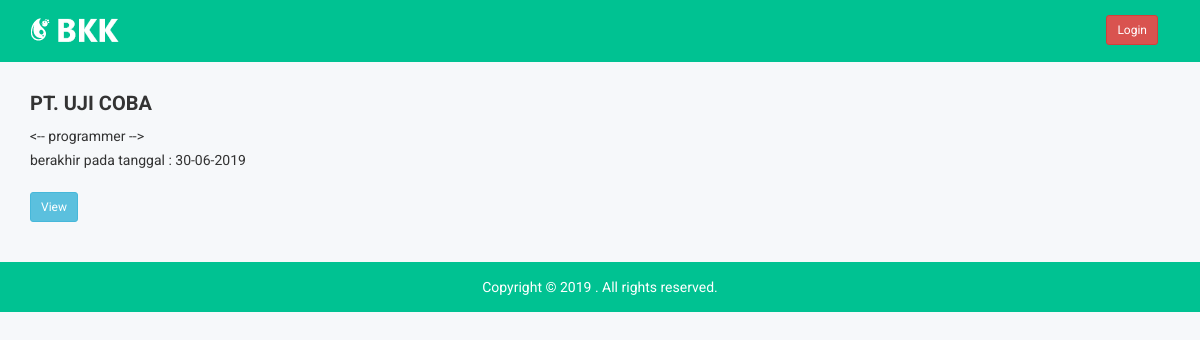
Before: / with the older database file.
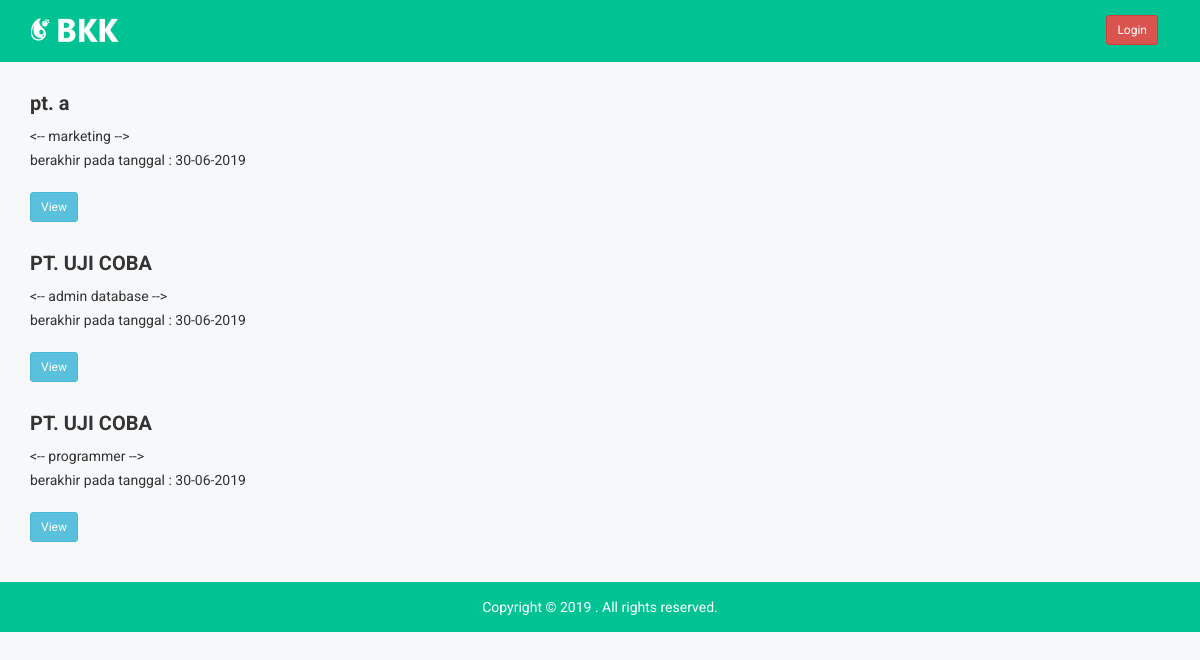
After: the same page with the newer database file.
### tables this page shows
CREATE TABLE `loker` (
  `id_loker` int(11) NOT NULL,
  `posisi` varchar(100) DEFAULT NULL,
  `nama_perusahaan` varchar(100) DEFAULT NULL,
  `isi` mediumtext,
  `tanggal_ex` datetime DEFAULT NULL,
  PRIMARY KEY (`id_loker`)
);

### index.php (the view, shortened to what this page needs)
<!doctype html>
<html class="no-js" lang="">
<head>
    <link rel="stylesheet" href="css/bootstrap.min.css">
    <link rel="stylesheet" href="css/font-awesome.min.css">
    <link rel="stylesheet" href="css/owl.carousel.css">
    <link rel="stylesheet" href="css/owl.theme.css">
    <link rel="stylesheet" href="css/owl.transitions.css">
    <link rel="stylesheet" href="css/meanmenu/meanmenu.min.css">
    <link rel="stylesheet" href="css/animate.css">
    <link rel="stylesheet" href="css/normalize.css">
    <link rel="stylesheet" href="css/scrollbar/jquery.mCustomScrollbar.min.css">
    <link rel="stylesheet" href="css/jvectormap/jquery-jvectormap-2.0.3.css">
    <link rel="stylesheet" href="css/notika-custom-icon.css">
    <link rel="stylesheet" href="css/wave/waves.min.css">
    <link rel="stylesheet" href="css/main.css">
    <link rel="stylesheet" href="style.css">
    <link rel="stylesheet" href="css/responsive.css">
</head>
<body>
    <div class="header-top-area">
        <div class="container">
            <div class="row">
                <div class="col-lg-4 col-md-4 col-sm-12 col-xs-12">
                    <div class="logo-area">
                        <a href="#"><img src="img/logo/logo.png" alt="" /></a>
                    </div>
                </div>
                <div>
                    <ul class="nav nav-tabs notika-menu-wrap menu-it-icon-pro pull-right">
                        <li>
                            <a href='login.php'><button class='btn btn-danger btn-sm'>Login </button></a>
                        </li>
                    </ul>
                </div>
            </div>
        </div>
    </div>
    <?php
    include('config.php');
    $query = mysqli_query($conn, "SELECT * FROM loker ORDER BY id_loker DESC");
    ?>
     <div class="dialog-area">
        <div class="container">
            <?php
            while($data = mysqli_fetch_array($query)) {
                $tgl = $data['tanggal_ex'];
                $tanggal = date('d-m-Y', strtotime($tgl));
            echo "<div class='row'>";
                echo "<div class='col-md-12'>";
                    echo "<div class='dialog-inner mg-t-30'>";
                        echo "<div class='contact-hd dialog-hd'>";
                            echo "<h2>".$data ['nama_perusahaan']."</h2>";
                            echo "<p><-- ".$data['posisi']." --></p>";
                            echo "<p>berakhir pada tanggal : ".$tanggal."</p>";
                        echo "</div>";
                        echo "<div class='dialog-pro dialog'>";
                            echo "<a data-toggle='modal' data-target='#myModalone' data-id=".$data['id_loker']."><button class='btn btn-info btn-sm'>View </button></a>
                        </div>";
                    echo "</div>";
                echo "</div>";
            echo "</div>";
        }
            ?>
        </div>
    </div>
    <div class="footer-copyright-area">
        <div class="container">
            <div class="row">
                <div class="col-lg-12 col-md-12 col-sm-12 col-xs-12">
                    <div class="footer-copy-right">
                        <p>Copyright © 2019
. All rights reserved.</p>
                    </div>
                </div>
            </div>
        </div>
    </div>
</body>
</html>

### css/main.css (style rules this page uses)
html { color: #222; font-size: 1em; line-height: 1.4; }
audio, canvas, iframe, img, svg, video { vertical-align: middle; }

Changed rows visible on the page:
added loker: nama_perusahaan "pt. a", posisi "marketing", tanggal_ex "30-06-2019"
added loker: nama_perusahaan "PT. UJI COBA", posisi "admin database", tanggal_ex "30-06-2019"
